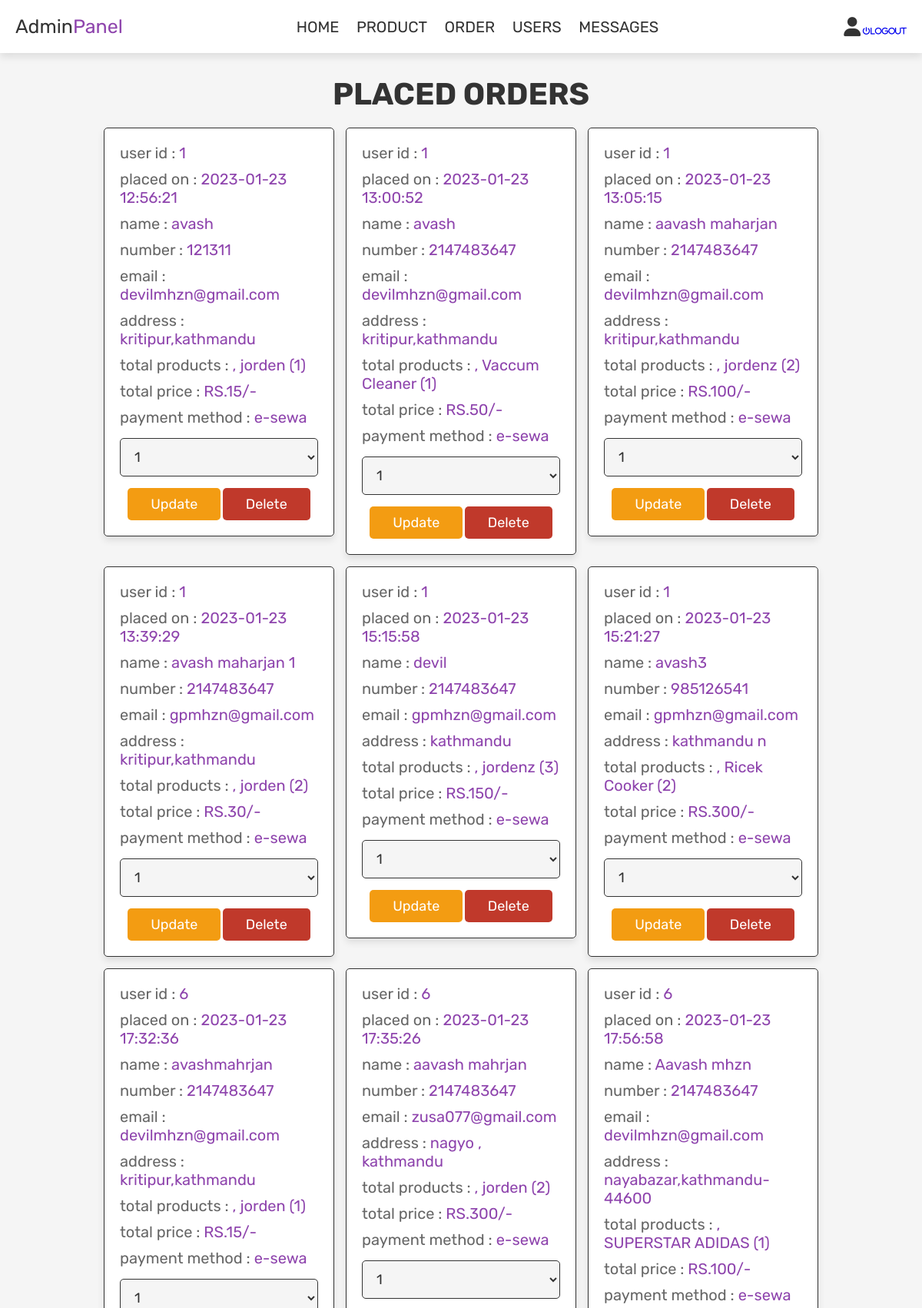
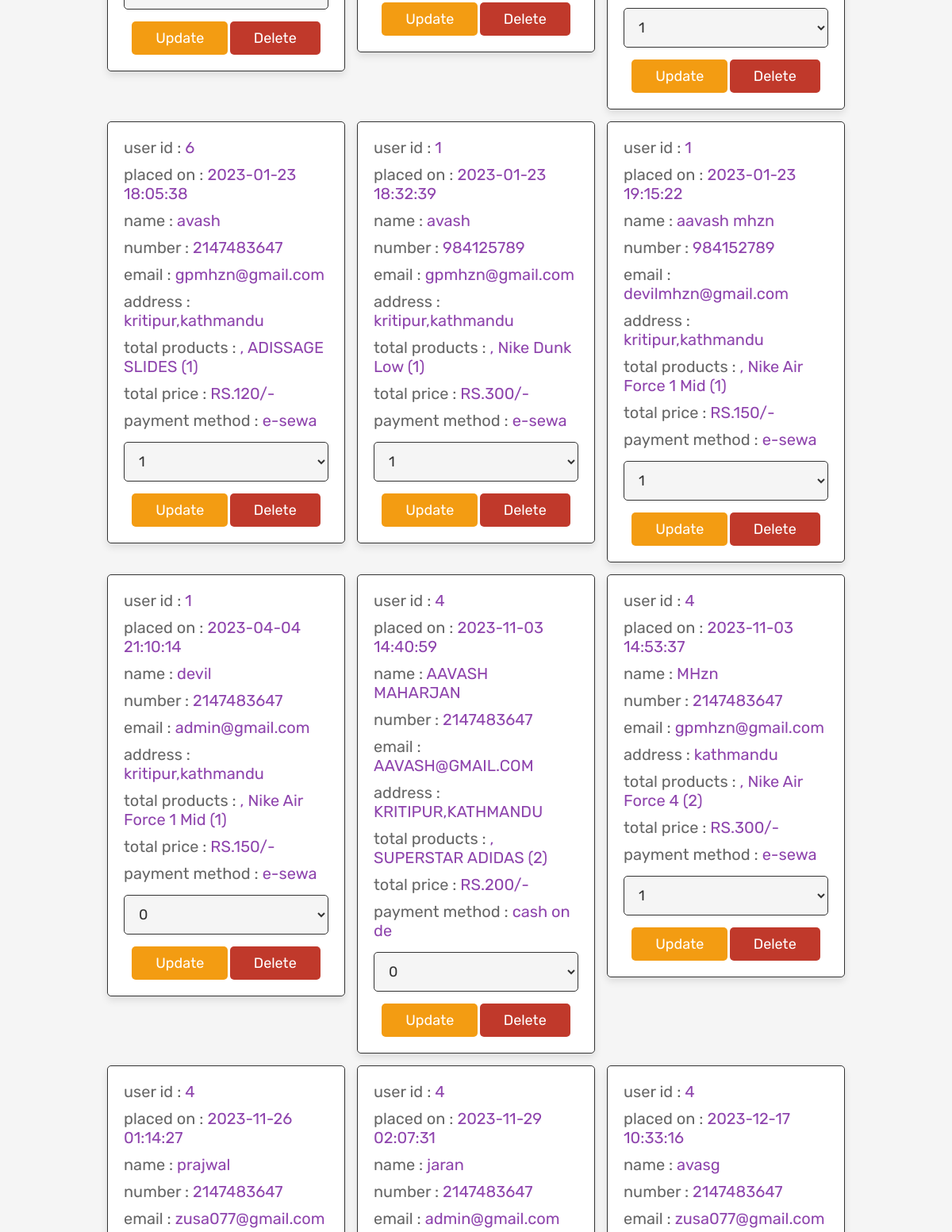
Page /esewa/admin_orders.php (signed in, upper part) on the committed database (2 pictures, top to bottom).
### tables this page shows
CREATE TABLE `orders` (
  `id` int(11) NOT NULL,
  `user_id` int(11) NOT NULL,
  `name` varchar(100) NOT NULL,
  `number` int(50) NOT NULL,
  `email` varchar(100) NOT NULL,
  `method` varchar(10) NOT NULL,
  `address` varchar(50) NOT NULL,
  `total_products` varchar(100) NOT NULL,
  `total_price` int(100) NOT NULL,
  `placed_on` timestamp NOT NULL DEFAULT current_timestamp() ON UPDATE current_timestamp(),
  `payment_status` int(15) NOT NULL DEFAULT 0
);

### esewa/admin_orders.php (the view, shortened to what this page needs)
<?php
include 'connection.php';
?>
<!DOCTYPE html>
<html lang="en">
<head>
   <link rel="stylesheet" href="https://cdnjs.cloudflare.com/ajax/libs/font-awesome/6.0.0/css/all.min.css">
   <link rel="stylesheet" href="css/admin_style.css">
</head>
<body>
<?php include 'admin_header.php'; ?>
<section class="orders">
   <h1 class="title">placed orders</h1>
   <div class="box-container">
      <?php
      $select_orders = mysqli_query($conn, "SELECT * FROM `orders`") or die('query failed');
      if(mysqli_num_rows($select_orders) > 0){
         while($fetch_orders = mysqli_fetch_assoc($select_orders)){
      ?>
      <div class="box">
         <p> user id : <span><?php echo $fetch_orders['user_id']; ?></span> </p>
         <p> placed on : <span><?php echo $fetch_orders['placed_on']; ?></span> </p>
         <p> name : <span><?php echo $fetch_orders['name']; ?></span> </p>
         <p> number : <span><?php echo $fetch_orders['number']; ?></span> </p>
         <p> email : <span><?php echo $fetch_orders['email']; ?></span> </p>
         <p> address : <span><?php echo $fetch_orders['address']; ?></span> </p>
         <p> total products : <span><?php echo $fetch_orders['total_products']; ?></span> </p>
         <p> total price : <span>RS.<?php echo $fetch_orders['total_price']; ?>/-</span> </p>
         <p> payment method : <span><?php echo $fetch_orders['method']; ?></span> </p>
         <form action="" method="post">
            <select name="update_payment">
               <option value="" selected disabled><?php echo $fetch_orders['payment_status']; ?></option>
            </select>
            <input type="submit" value="update" name="update_order" class="option-btn">
            <a href="admin_orders.php?delete=<?php echo $fetch_orders['id']; ?>" onclick="return confirm('delete this order?');" class="delete-btn">delete</a>
         </form>
      </div>
      <?php
         }
      }else{
         echo '<p class="empty">no orders placed yet!</p>';
      }
      ?>
   </div>
</section>
</body>
</html>

### esewa/css/admin_style.css (style rules this page uses)
:root { --purple:#8e44ad; --red:#c0392b; --orange:#f39c12; --black:#333; --white:#fff; --light-color:#666; --light-white:#ccc; --light-bg:#f5f5f5; --border:.1rem solid var(--black); --box-shadow:0 .5rem 1rem rgba(0,0,0,.1); }
* { font-family: 'Rubik', sans-serif; margin:0; padding:0; box-sizing: border-box; outline: none; border:none; text-decoration: none; transition:all .2s linear; }
html { font-size: 62.5%; overflow-x: hidden; }
body { background-color: var(--light-bg); }
section { padding:3rem 2rem; }
.title { text-align: center; margin-bottom: 2rem; text-transform: uppercase; color:var(--black); font-size: 4rem; }
.btn, .option-btn, .delete-btn, .white-btn { display: inline-block; margin-top: 1rem; padding:1rem 3rem; cursor: pointer; color:var(--white); font-size: 1.8rem; border-radius: .5rem; text-transform: capitalize; }
.option-btn { background-color: var(--orange); }
.delete-btn { background-color: var(--red); }
.orders .box-container { display: grid; grid-template-columns: repeat(auto-fit, 30rem); justify-content: center; gap:1.5rem; max-width: 1200px; margin:0 auto; align-items: flex-start; }
.orders .box-container .box { background-color: var(--white); padding:2rem; border:var(--border); box-shadow: var(--box-shadow); border-radius: .5rem; }
.orders .box-container .box p { padding-bottom: 1rem; font-size: 2rem; color:var(--light-color); }
.orders .box-container .box p span { color:var(--purple); }
.orders .box-container .box form { text-align: center; }
.orders .box-container .box form select { border-radius: .5rem; margin:.5rem 0; width: 100%; background-color: var(--light-bg); border:var(--border); padding:1.2rem 1.4rem; font-size: 1.8rem; color:var(--black); }

### rows in the picture
orders: user "1", placed_on "2023-01-23 12:56:21", name "avash", number "121311", email "devilmhzn@gmail.com", address "kritipur,kathmandu", total_products ", jorden (1)", total_price "15", method "e-sewa", update_payment "1"
orders: user "1", placed_on "2023-01-23 13:00:52", name "avash", number "2147483647", email "devilmhzn@gmail.com", address "kritipur,kathmandu", total_products ", Vaccum Cleaner (1)", total_price "50", method "e-sewa", update_payment "1"
orders: user "1", placed_on "2023-01-23 13:05:15", name "aavash maharjan", number "2147483647", email "devilmhzn@gmail.com", address "kritipur,kathmandu", total_products ", jordenz (2)", total_price "100", method "e-sewa", update_payment "1"
orders: user "1", placed_on "2023-01-23 13:39:29", name "avash maharjan 1", number "2147483647", email "gpmhzn@gmail.com", address "kritipur,kathmandu", total_products ", jorden (2)", total_price "30", method "e-sewa", update_payment "1"
orders: user "1", placed_on "2023-01-23 15:15:58", name "devil", number "2147483647", email "gpmhzn@gmail.com", address "kathmandu", total_products ", jordenz (3)", total_price "150", method "e-sewa", update_payment "1"
orders: user "1", placed_on "2023-01-23 15:21:27", name "avash3", number "985126541", email "gpmhzn@gmail.com", address "kathmandu n", total_products ", Ricek Cooker (2)", total_price "300", method "e-sewa", update_payment "1"
orders: user "6", placed_on "2023-01-23 17:32:36", name "avashmahrjan", number "2147483647", email "devilmhzn@gmail.com", address "kritipur,kathmandu", total_products ", jorden (1)", total_price "15", method "e-sewa", update_payment "1"
orders: user "6", placed_on "2023-01-23 17:35:26", name "aavash mahrjan", number "2147483647", email "zusa077@gmail.com", address "nagyo , kathmandu", total_products ", jorden (2)", total_price "300", method "e-sewa", update_payment "1"
orders: user "6", placed_on "2023-01-23 17:56:58", name "Aavash mhzn", number "2147483647", email "devilmhzn@gmail.com", address "nayabazar,kathmandu-44600", total_products ", SUPERSTAR ADIDAS (1)", total_price "100", method "e-sewa", update_payment "1"
orders: user "6", placed_on "2023-01-23 18:05:38", name "avash", number "2147483647", email "gpmhzn@gmail.com", address "kritipur,kathmandu", total_products ", ADISSAGE SLIDES (1)", total_price "120", method "e-sewa", update_payment "1"
orders: user "1", placed_on "2023-01-23 18:32:39", name "avash", number "984125789", email "gpmhzn@gmail.com", address "kritipur,kathmandu", total_products ", Nike Dunk Low (1)", total_price "300", method "e-sewa", update_payment "1"
orders: user "1", placed_on "2023-01-23 19:15:22", name "aavash mhzn", number "984152789", email "devilmhzn@gmail.com", address "kritipur,kathmandu", total_products ", Nike Air Force 1 Mid (1)", total_price "150", method "e-sewa", update_payment "1"
orders: user "1", placed_on "2023-04-04 21:10:14", name "devil", number "2147483647", email "admin@gmail.com", address "kritipur,kathmandu", total_products ", Nike Air Force 1 Mid (1)", total_price "150", method "e-sewa", update_payment "0"
orders: user "4", placed_on "2023-11-03 14:40:59", name "AAVASH MAHARJAN", number "2147483647", email "AAVASH@GMAIL.COM", address "KRITIPUR,KATHMANDU", total_products ", SUPERSTAR ADIDAS (2)", total_price "200", method "cash on de", update_payment "0"
orders: user "4", placed_on "2023-11-03 14:53:37", name "MHzn", number "2147483647", email "gpmhzn@gmail.com", address "kathmandu", total_products ", Nike Air Force 4 (2)", total_price "300", method "e-sewa", update_payment "1"
orders: user "4", placed_on "2023-11-26 01:14:27", name "prajwal", number "2147483647", email "zusa077@gmail.com"
orders: user "4", placed_on "2023-11-29 02:07:31", name "jaran", number "2147483647", email "admin@gmail.com"
orders: user "4", placed_on "2023-12-17 10:33:16", name "avasg", number "2147483647", email "zusa077@gmail.com"
